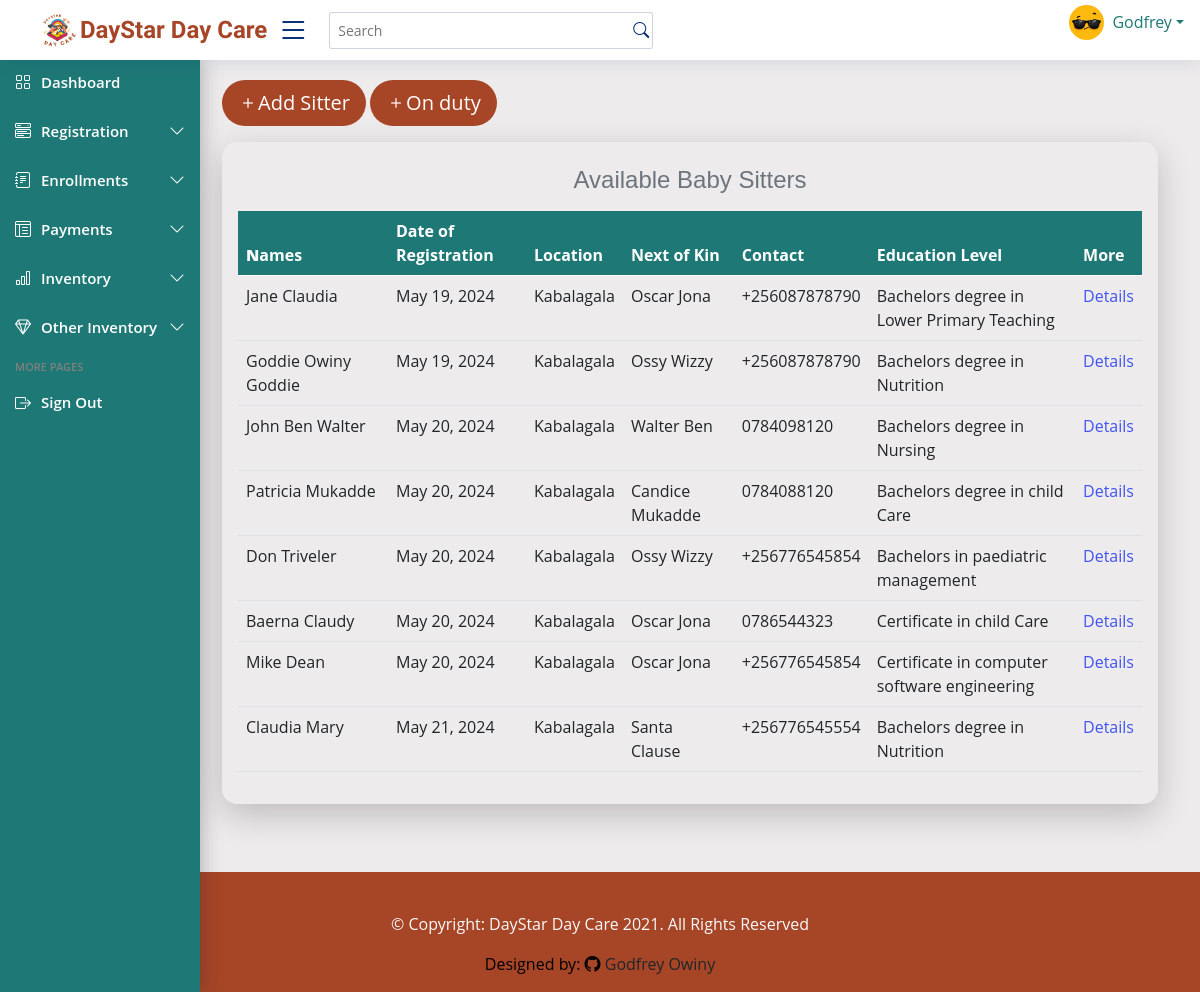
Screenshot of /sitters/ (signed in) with the database file from the repository.
### dayStarApp/models.py (models this page shows, shortened)
class Sitter(models.Model):
    contact_regex = r'^(\+256|0)\d{9}$'   # Regex for contact
    contact_validator = RegexValidator(
        regex=contact_regex,
        message='Enter a valid Country contact'
    )
    NIN_regex = r'^C(M|F)\d{9}[A-Z]$'
    NIN_validator = RegexValidator(
    regex=NIN_regex,
    message='Enter a valid Ugandan NIN'
)
    name = models.CharField(max_length=100, null=False, blank=False, validators= [name_validator] )
    date_of_birth = models.DateField(blank=False, null=False)
    gender = models.CharField(max_length=100)
    location = models.CharField(max_length=100, default="Kabalagala")
    contact = models.CharField(max_length=13, validators=[MinLengthValidator(10), contact_validator])
    education_Level = models.CharField(max_length=255, blank=False, null=True)
    religion = models.CharField(max_length=100, blank=True)
    next_of_kin = models.CharField(max_length=200, blank=False, validators=[name_validator], default= None)
    recommended_by = models.CharField(max_length=100, null=True, blank=True)
    sitter_number = models.CharField(max_length=10, unique=True, blank=False, default=None)
    date_of_registration = models.DateField(default=timezone.now, null=True, blank=False)
    NIN = models.CharField(max_length=14, unique=True, blank=False, null=True, validators=[MinLengthValidator(10)])

### dayStarApp/views.py (the view)
# urls.py: path('sitters/', views.sitters, name='sitters'),
@login_required
def sitters(request):
    all_sitters = Sitter.objects.all()
    context = {
        'all_sitters': all_sitters
    }
    template = loader.get_template('dayStarApp/sitters.html')
    return HttpResponse(template.render(context))

### dayStarApp/templates/dayStarApp/sitters.html (shortened to what this page needs)
{% extends "dayStarApp/base.html" %}
{% load static %}
{% block content %}
    <main class="main" id="main">
        <div class="container">
            <a href="/sitter-reg/"><button class="btn btn-outline-info btn-lg"><span><i class="bi bi-plus"></i></span>Add Sitter </button></a>
            <a href="/allonduty/"><button class="btn btn-outline-info btn-lg"><span><i class="bi bi-plus"></i></span>On duty </button></a>
          <div class="col-lg-12 col-md-12 sitter-table mt-3 p-3">
            <table id="dataTable" class="table table-stripped">
              <caption class="caption-top text-center"><h4>Available Baby Sitters</h4></caption>
              <thead>
                <tr>
                  <th scope="col" style="width: 150px;">
                    <b>N</b>ames
                  </th>
                  <th>Date of Registration</th>
                  <th>Location</th>
                  <th>Next of Kin</th>
                  <th data-type="tel">Contact</th>
                  <th>Education Level</th>
                  <th>More</th>
                </tr>
              </thead>
              <tbody>
                {% for each in all_sitters %}
                  <tr>
                      <td>{{ each.name }}</td>
                      <td>{{ each.date_of_registration }}</td>
                      <td>{{ each.location }}</td>
                      <td>{{ each.next_of_kin }}</td>
                      <td>{{ each.contact }}</td>
                      <td>{{ each.education_Level }}</td>
                      <td>
                        <a href="/details/{{ each.id }}" class="text-blue-500"> Details </a>
                      </td>
                  </tr>
                {% endfor %}
              </tbody>
            </table>
          </div>
        </div>
    </main>
{% endblock %}

### dayStarApp/static/css/style.css (style rules this page uses)
:root { scroll-behavior: smooth; }
body { font-family: "Open Sans", sans-serif; color: #444444; background: #edebeb; }
a { color: #4154f1; text-decoration: none; }
h1, h2, h3, h4, h5, h6 { font-family: "Nunito", sans-serif; }
#main { margin-top: 60px; padding: 20px 30px; transition: all 0.3s; }
.header-nav ul .nav-item, span { list-style-type: none; }
@media (min-width: 1200px) { #main { margin-left: 15%; } }
.sitter-table { width: 100%; border-collapse: separate; border-radius: 15px; box-shadow: 0 11px 34px 0 rgba(0, 0, 0, 0.2); }
.sitter-table thead tr { background-color: #1e7875; color: white; }
a .btn-lg { align-items: end; background: #a74527; color: white; border-radius: 25px; border: none; }

### rows the page displays
Sitter: name "Jane Claudia", date_of_registration "May 19, 2024", location "Kabalagala", next_of_kin "Oscar Jona", contact "+256087878790", education_Level "Bachelors degree in Lower Primary Teaching"
Sitter: name "Goddie Owiny Goddie", date_of_registration "May 19, 2024", location "Kabalagala", next_of_kin "Ossy Wizzy", contact "+256087878790", education_Level "Bachelors degree in Nutrition"
Sitter: name "John Ben Walter", date_of_registration "May 20, 2024", location "Kabalagala", next_of_kin "Walter Ben", contact "0784098120", education_Level "Bachelors degree in Nursing"
Sitter: name "Patricia Mukadde", date_of_registration "May 20, 2024", location "Kabalagala", next_of_kin "Candice Mukadde", contact "0784088120", education_Level "Bachelors degree in child Care"
Sitter: name "Don Triveler", date_of_registration "May 20, 2024", location "Kabalagala", next_of_kin "Ossy Wizzy", contact "+256776545854", education_Level "Bachelors in paediatric management"
Sitter: name "Baerna Claudy", date_of_registration "May 20, 2024", location "Kabalagala", next_of_kin "Oscar Jona", contact "0786544323", education_Level "Certificate in child Care"
Sitter: name "Mike Dean", date_of_registration "May 20, 2024", location "Kabalagala", next_of_kin "Oscar Jona", contact "+256776545854", education_Level "Certificate in computer software engineering"
Sitter: name "Claudia Mary", date_of_registration "May 21, 2024", location "Kabalagala", next_of_kin "Santa Clause", contact "+256776545554", education_Level "Bachelors degree in Nutrition"
